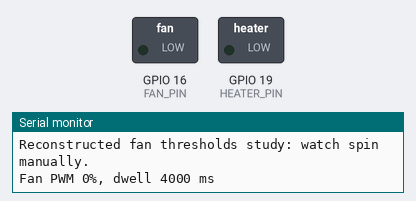
This sketch was run on a simulated ESP32. On the bench: switched loads named in the sketch (green lamp = pin HIGH), the last lines printed to the serial monitor.

Above: at 0.1 s.
At 31.1 s:
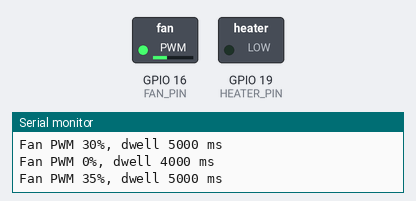
Timing chart, 0 to 37.5 s (numbered marks = the images above):
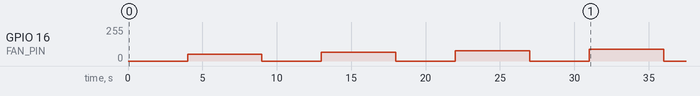

Measured:
- by itself, GPIO 16 (FAN_PIN): 0/255 → 51/255 at 4.0 s, → 0/255 5.0 s later, → 64/255 4.0 s later, → 0/255 5.0 s later, … (8 changes in this stretch)

The sketch:

fan_pwm_thresholds.ino
```cpp
/*
 * RECONSTRUCTED FROM CHAT TEST RECORDS — NOT THE ORIGINAL OCT 8 FILE.
 * This isolated bench sketch has NOT been retested after reconstruction.
 * Heater GPIO19 is forced LOW; physically isolate heater J5 for testing.
 * ESP32 Arduino Core 3.x. Fan: GPIO16, switched 24V load through Q5/J6.
 */

#include <Arduino.h>
constexpr uint8_t FAN_PIN = 16;
constexpr uint8_t HEATER_PIN = 19;
static uint8_t duty(uint8_t percent) {
  return static_cast<uint8_t>((static_cast<unsigned>(percent) * 255U + 50U) / 100U);
}
static void setFan(uint8_t percent, unsigned long holdMs) {
  digitalWrite(HEATER_PIN, LOW);
  analogWrite(FAN_PIN, duty(percent));
  Serial.printf("Fan PWM %u%%, dwell %lu ms\n", percent, holdMs);
  delay(holdMs);
}
void setup() {
  pinMode(HEATER_PIN, OUTPUT);
  digitalWrite(HEATER_PIN, LOW);
  pinMode(FAN_PIN, OUTPUT);
  digitalWrite(FAN_PIN, LOW);
  Serial.begin(115200);
  analogWriteResolution(FAN_PIN, 8);
  analogWriteFrequency(FAN_PIN, 25000);
  analogWrite(FAN_PIN, 0);
  Serial.println("Reconstructed fan thresholds study: watch spin manually.");
  // Every attempted start is preceded by a 4s stop.
  for (uint8_t p = 20; p <= 60; p += 5) {
    setFan(0, 4000);
    setFan(p, 5000);
  }
  // Run at 100% first, then lower duty progressively without a stop.
  setFan(100, 5000);
  for (int p = 50; p >= 10; p -= 5) {
    setFan(static_cast<uint8_t>(p), 5000);
  }
  setFan(0, 0);
  Serial.println("Fan threshold test completed; output OFF.");
}
void loop() {
  digitalWrite(HEATER_PIN, LOW);
}
```
